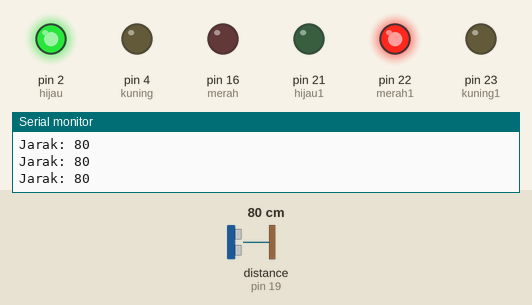
Simulated run of this sketch. Board: Arduino Mega 2560, built with avr-gcc and run on an emulated ATmega2560. On the bench: output pins drawn as LEDs (lit = HIGH), the last lines printed to the serial monitor. Wiring (inferred from the names in the program): ultrasonic range finder: trigger pin 18; echo pin 19. The inputs (shaded band) are chosen by the test bench; at power-on: distance to the obstacle (sensor on pin 19) 80 cm. The echo pulse lasts 58.3 µs per cm; pins used as bus, display or sensor lines are not drawn.

Above: at 6.2 s.
6.3 s: distance to the obstacle (sensor on pin 19) set to 12 cm
At 7.5 s:
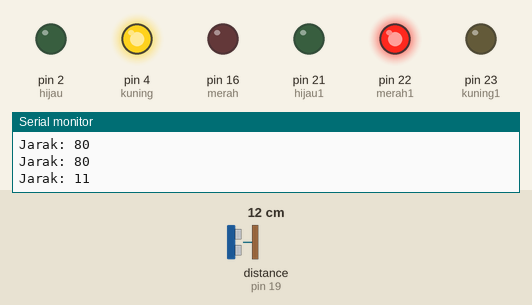
8.7 s: distance to the obstacle (sensor on pin 19) set to 9 cm
At 10.5 s:
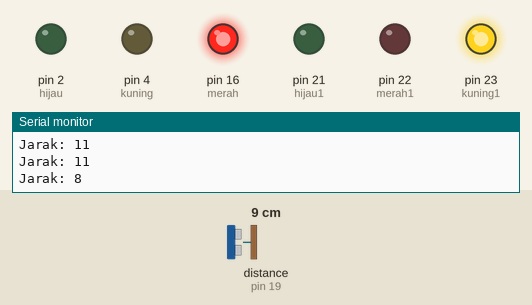
Timing chart, 0 to 12.3 s (numbered marks = the images above; inputs shaded):
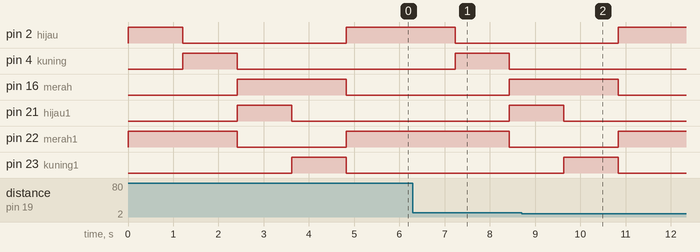

Measured:
- the behaviour switches between 11 and 10 cm on distance to the obstacle (sensor on pin 19) (found by bisection; images 1 and 2)
- after the input at 8.7 s, pin 2 (hijau), pin 22 (merah1): goes on until 10.8 s, then stays HIGH; pin 4 (kuning): stays LOW (without the input it goes to HIGH after 4.5 s); pin 16 (merah), pin 23 (kuning1): goes on until 10.8 s, then stays LOW; pin 21 (hijau1): goes on until 9.6 s, then stays LOW

The sketch:

Sensor_Blink.ino
```cpp
# define merah 16
# define kuning 4
# define hijau 2
int merah1 = 22, kuning1 = 23, hijau1 = 21;
int tg1 = 18, ech1 = 19;
int jarak;
int cek_sensor(int out, int in){
  long duration, distance;
  digitalWrite(out, LOW);
  delayMicroseconds(2);
  digitalWrite(out, HIGH);
  delayMicroseconds(10);
  digitalWrite(out, LOW);
  duration = pulseIn(in, HIGH);
  distance = (duration/2)/29;
  Serial.print("Jarak: ");
  Serial.println(distance);
  return distance;
}
//
//int jarak(){
//  cek_sensor(tg1, ech1);
//  delay(200);
//}
void setup() {
  // put your setup code here, to run once:
  Serial.begin(115200);
  pinMode(tg1, OUTPUT);
  pinMode(ech1, INPUT);

  pinMode(merah, OUTPUT);
  pinMode(kuning, OUTPUT);
  pinMode(hijau, OUTPUT);
  pinMode(merah1, OUTPUT);
  pinMode(kuning1, OUTPUT);
  pinMode(hijau1, OUTPUT);
}

void loop() {
  // put your main code here, to run repeatedly:
  // 1
  digitalWrite(merah, LOW);
  digitalWrite(hijau, HIGH);
  digitalWrite(kuning, LOW);

  digitalWrite(merah1, HIGH);
  digitalWrite(hijau1, LOW);
  digitalWrite(kuning1, LOW);
  jarak = cek_sensor(tg1, ech1);
  delay(200);
  if(jarak<10){delay(7000);}else{delay(1000);}

// 2
  digitalWrite(merah, LOW);
  digitalWrite(hijau, LOW);
  digitalWrite(kuning, HIGH);

  digitalWrite(merah1, HIGH);
  digitalWrite(hijau1, LOW);
  digitalWrite(kuning1, LOW);
  jarak = cek_sensor(tg1, ech1);
  delay(200);
  delay(1000);

//  3
  digitalWrite(merah, HIGH);
  digitalWrite(hijau, LOW);
  digitalWrite(kuning, LOW);

  digitalWrite(merah1, LOW);
  digitalWrite(hijau1, HIGH);
  digitalWrite(kuning1, LOW);
  jarak = cek_sensor(tg1, ech1);
  delay(200);
  if(jarak<10){delay(7000);}else{delay(1000);}

//  4
  digitalWrite(merah, HIGH);
  digitalWrite(hijau, LOW);
  digitalWrite(kuning, LOW);

  digitalWrite(merah1, LOW);
  digitalWrite(hijau1, LOW);
  digitalWrite(kuning1, HIGH);
  jarak = cek_sensor(tg1, ech1);
  delay(200);
  delay(1000);

//  5
  digitalWrite(merah, LOW);
  digitalWrite(hijau, HIGH);
  digitalWrite(kuning, LOW);

  digitalWrite(merah1, HIGH);
  digitalWrite(hijau1, LOW);
  digitalWrite(kuning1, LOW);
  jarak = cek_sensor(tg1, ech1);
  delay(200);
  if(jarak<10){delay(7000);}else{delay(1000);}

}
```
